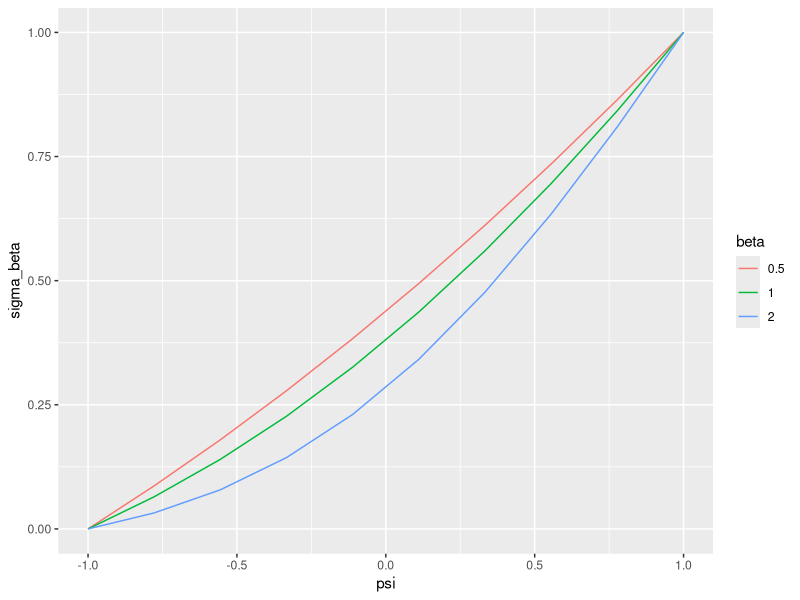

Reproduce this figure in R.
library(tidyverse)
sigma_beta <- function(psi, beta=1/2){
  c_beta <- 1/log((1+exp(beta)) / (1+exp(-beta)))
  out <- c_beta * log((1+exp(beta*psi))/(1+exp(-beta)))
  return(out)
}

tibble(
  psi=seq(-1,1,length.out=10)
) %>% 
  mutate(
    sigma_beta_1=sigma_beta(psi,beta=1),
    sigma_beta_2=sigma_beta(psi,beta=2),
    sigma_beta_0.5=sigma_beta(psi,beta=0.5)
) %>% 
  pivot_longer(
    cols=!psi,
    names_to="beta",
    names_prefix="sigma_beta_",
    names_transform = as.factor,
    values_to="sigma_beta"
  ) %>% 
  ggplot()+
  geom_line(aes(x=psi,y=sigma_beta,color=beta))
